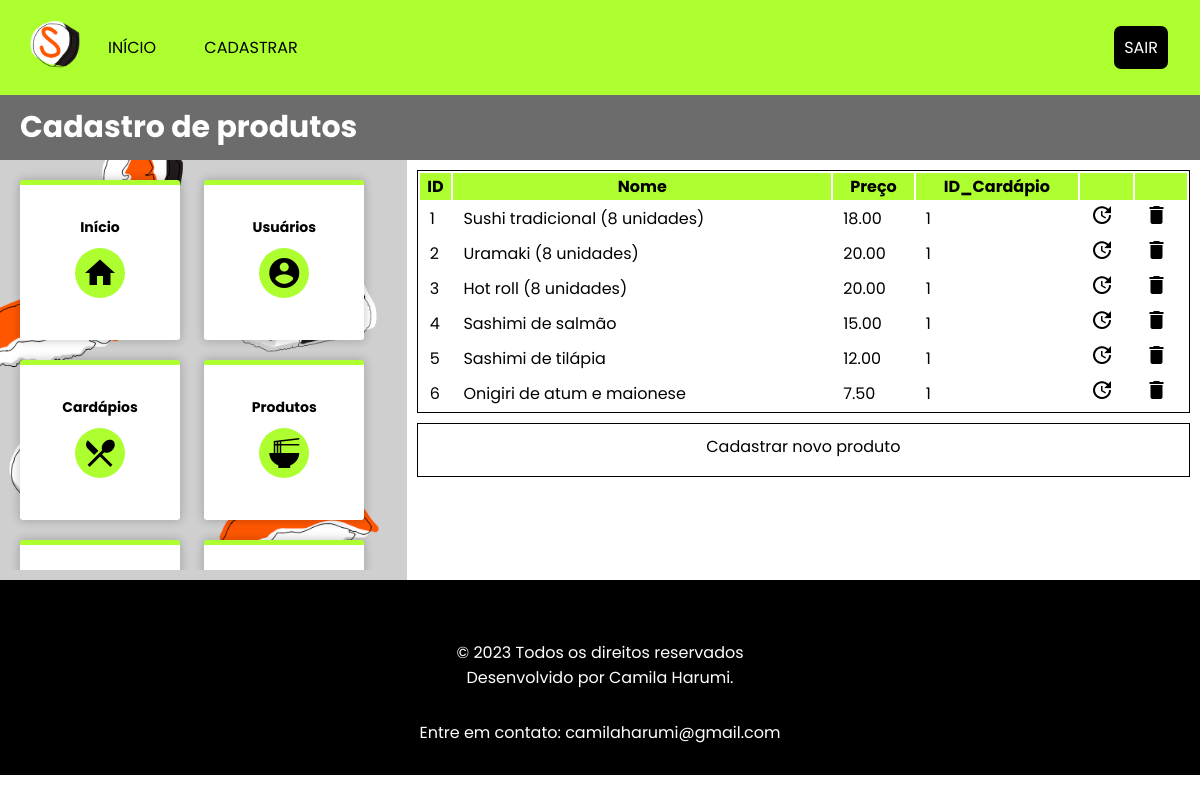
/listarProdutos.php (signed in), run on the app's committed database.
### tables this page shows
CREATE TABLE IF NOT EXISTS Produto (
    CodProduto INT NOT NULL AUTO_INCREMENT,
    Nome VARCHAR(50) NOT NULL,
    Preco DECIMAL(4,2) NOT NULL,
    CodCardapio TINYINT NOT NULL,
    PRIMARY KEY (CodProduto),
    FOREIGN KEY (CodCardapio) REFERENCES Cardapio(CodCardapio)
);

### listarProdutos.php (the view, shortened to what this page needs)
<?php include 'includes/menu.php'; ?>
<header id="header-cadastro">
    <h1>Cadastro de produtos</h1>
</header>
<section id="tela-gerenciamento">
    <?php include 'includes/sidebar.php' ?>
    <article>
        <table>
            <tr>
                <th>ID</th>
                <th>Nome</th>
                <th>Preço</th>
                <th>ID_Cardápio</th>
                <th></th>
                <th></th>
            </tr>
            <?php
                include 'includes/conectarBD.php';
                $sql = "SELECT * FROM Produto";
                $resultado = mysqli_query($conn, $sql);
                if ($resultado) {
                    while ($row = mysqli_fetch_assoc($resultado)) {
                        echo "<tr>
                                <td>" . $row['CodProduto'] . "</td>
                                <td>" . $row['Nome'] . "</td>
                                <td>" . $row['Preco'] . "</td>
                                <td>" . $row['CodCardapio'] . "</td>
                                <td><a href='cadastrarProduto.php?id=" . $row['CodProduto'] . "'><i class='material-icons'>update</i></a></td>
                                <td><a href='excluirProduto.php?id=" . $row['CodProduto'] . "'><i class='material-icons'>delete</i></a></td>
                            </tr>";
                    }
                }
            ?>
        </table>
        <div class="botao-cadastrar"><a href="cadastrarProduto.php">Cadastrar novo produto</a></div>
    </article>
</section>
<?php include 'includes/rodape.php';?>

### css/style.css (style rules this page uses)
* { box-sizing: border-box; -webkit-box-sizing: border-box; -moz-box-sizing: border-box; font-family: 'Poppins', Arial, Verdana, sans-serif; }
body, h1, h2, p, a { padding: 0px; margin: 0px; overflow-x: hidden; }
body { min-height: 100vh; }
table { background-color: white; width: 100%; margin: auto; border: 1px solid black; }
table th { background-color: greenyellow; }
table td { padding-left: 10px; }
h1 { font-size: 30px; }
#header-cadastro { background-color: #6c6c6c; color: white; font-size: 20px; padding: 10px; padding-left: 20px; }
section#tela-gerenciamento { display: flex; display: -webkit-flex; }
article { padding: 10px; -webkit-flex: 3; -ms-flex: 3; flex: 2; overflow: scroll; overflow-x: hidden; }
.botao-cadastrar { background-color: white; color: black; width: 100%; text-align: center; margin-top: 10px; border: 1px solid black; cursor: pointer; transition: 0.4s; }
.botao-cadastrar a { display: inline-block; color: black; width: 100%; height: 100%; text-decoration: none; padding: 10px; }
.material-icons { color: black; }

### data on the page
produto: CodProduto "1", Nome "Sushi tradicional (8 unidades)", Preco "18.00", CodCardapio "1"
produto: CodProduto "2", Nome "Uramaki (8 unidades)", Preco "20.00", CodCardapio "1"
produto: CodProduto "3", Nome "Hot roll (8 unidades)", Preco "20.00", CodCardapio "1"
produto: CodProduto "4", Nome "Sashimi de salmão", Preco "15.00", CodCardapio "1"
produto: CodProduto "5", Nome "Sashimi de tilápia", Preco "12.00", CodCardapio "1"
produto: CodProduto "6", Nome "Onigiri de atum e maionese", Preco "7.50", CodCardapio "1"
